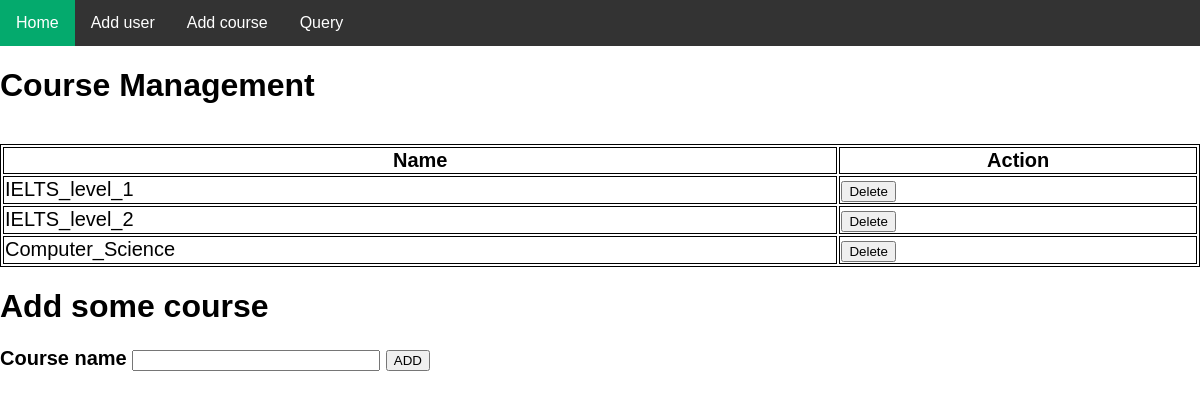
The page /course on the database its author committed.
### app.py (models this page shows, shortened)
class Course(db.Model):
    id = db.Column(db.Integer, primary_key=True)
    c_name=db.Column(db.String(200), nullable=False)

### app.py (the view)
@app.route("/course")
def course():
    return render_template('course.html',link_css='static/main.css', role=role, data=Course.query.all())

### templates/course.html (shortened to what this page needs)
{% extends 'base.html' %}
{% block body %}
<h1>Course Management</h1>
<br/>
<table style="width:100%">
    <tr>
      <th style="width: 70%;">Name</th>
      <th>Action</th>
    </tr>
    {%for ele in data%}
    <tr>
      <td>
          <div class="div_in_table" style="justify-content: center;">
          {{ele.c_name}}
          </div>
        </td>
      <td>
        <form action="/delete_course" method="POST" style="justify-content: center;">
          <button type="submit">
              Delete
            </button>
        </form>
      </td>
    </tr>
    {%endfor%}
  </table>
  <div>
    <h1>Add some course</h1>
    <form action="/add_course" method="POST">
        <label for="course"><b>Course name</b></label>
        <input type="text" id="course" name="course" style="width: 20%;">
        <button type="submit">ADD</button>
    </form>
  </div>
{% endblock %}

### static/main.css (style rules this page uses)
body { margin: 0; font-family: sans-serif; color: black; align-content: center; }
table, th, td { border: 1px solid black; }

### templates/base.html (style rules this page uses)
body { margin: 0; font-family: sans-serif; color: black; align-content: center; }
table, th, td { border: 1px solid black; font-size:20px; }
form { font-size:20px; }

### rows shown on the page
Course: c_name "IELTS_level_1"
Course: c_name "IELTS_level_2"
Course: c_name "Computer_Science"
